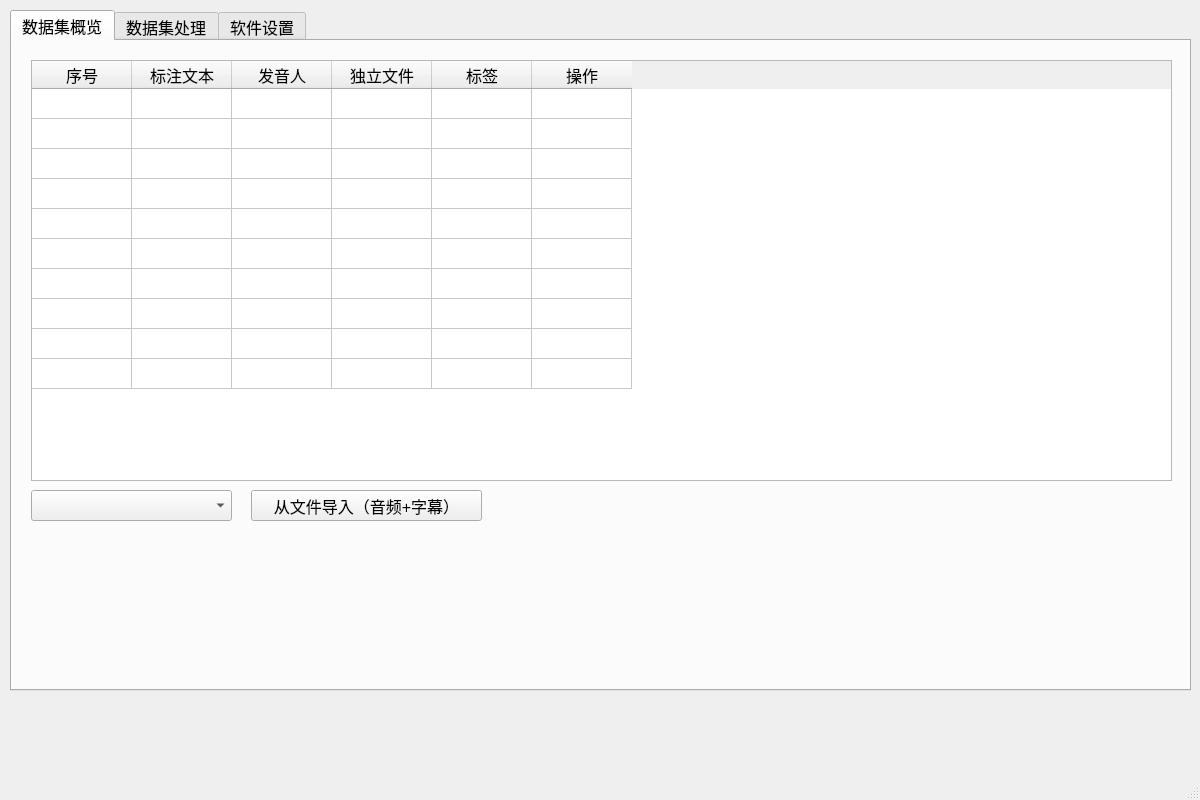
<?xml version="1.0" encoding="UTF-8"?>
<ui version="4.0">
 <class>DatasetMainWindow</class>
 <widget class="QMainWindow" name="DatasetMainWindow">
  <property name="geometry">
   <rect>
    <x>0</x>
    <y>0</y>
    <width>1200</width>
    <height>800</height>
   </rect>
  </property>
  <property name="minimumSize">
   <size>
    <width>1200</width>
    <height>800</height>
   </size>
  </property>
  <property name="maximumSize">
   <size>
    <width>1200</width>
    <height>800</height>
   </size>
  </property>
  <property name="windowTitle">
   <string>数据集</string>
  </property>
  <widget class="QWidget" name="centralwidget">
   <widget class="QTabWidget" name="tabWidget">
    <property name="geometry">
     <rect>
      <x>10</x>
      <y>10</y>
      <width>1181</width>
      <height>681</height>
     </rect>
    </property>
    <property name="font">
     <font>
      <pointsize>12</pointsize>
     </font>
    </property>
    <property name="currentIndex">
     <number>0</number>
    </property>
    <widget class="QWidget" name="tab">
     <attribute name="title">
      <string>数据集概览</string>
     </attribute>
     <layout class="QVBoxLayout" name="verticalLayout_2">
      <item>
       <widget class="QWidget" name="widget_2" native="true">
        <widget class="QTableWidget" name="tableWidget">
         <property name="geometry">
          <rect>
           <x>10</x>
           <y>10</y>
           <width>1141</width>
           <height>421</height>
          </rect>
         </property>
         <property name="font">
          <font>
           <pointsize>12</pointsize>
          </font>
         </property>
         <property name="editTriggers">
          <set>QAbstractItemView::NoEditTriggers</set>
         </property>
         <attribute name="verticalHeaderVisible">
          <bool>false</bool>
         </attribute>
         <attribute name="verticalHeaderMinimumSectionSize">
          <number>20</number>
         </attribute>
         <row>
          <property name="text">
           <string>新建行</string>
          </property>
         </row>
         <row>
          <property name="text">
           <string>新建行</string>
          </property>
         </row>
         <row>
          <property name="text">
           <string>新建行</string>
          </property>
         </row>
         <row>
          <property name="text">
           <string>新建行</string>
          </property>
         </row>
         <row>
          <property name="text">
           <string>新建行</string>
          </property>
         </row>
         <row>
          <property name="text">
           <string>新建行</string>
          </property>
         </row>
         <row>
          <property name="text">
           <string>新建行</string>
          </property>
         </row>
         <row>
          <property name="text">
           <string>新建行</string>
          </property>
         </row>
         <row>
          <property name="text">
           <string>新建行</string>
          </property>
         </row>
         <row>
          <property name="text">
           <string>新建行</string>
          </property>
         </row>
         <column>
          <property name="text">
           <string>序号</string>
          </property>
         </column>
         <column>
          <property name="text">
           <string>标注文本</string>
          </property>
         </column>
         <column>
          <property name="text">
           <string>发音人</string>
          </property>
         </column>
         <column>
          <property name="text">
           <string>独立文件</string>
          </property>
         </column>
         <column>
          <property name="text">
           <string>标签</string>
          </property>
         </column>
         <column>
          <property name="text">
           <string>操作</string>
          </property>
         </column>
        </widget>
        <widget class="QComboBox" name="comboBox">
         <property name="geometry">
          <rect>
           <x>10</x>
           <y>440</y>
           <width>201</width>
           <height>31</height>
          </rect>
         </property>
         <property name="font">
          <font>
           <pointsize>10</pointsize>
          </font>
         </property>
        </widget>
        <widget class="QPushButton" name="pushButton_add_wav_srt">
         <property name="geometry">
          <rect>
           <x>230</x>
           <y>440</y>
           <width>231</width>
           <height>31</height>
          </rect>
         </property>
         <property name="text">
          <string>从文件导入（音频+字幕）</string>
         </property>
        </widget>
       </widget>
      </item>
     </layout>
    </widget>
    <widget class="QWidget" name="tab_2">
     <attribute name="title">
      <string>数据集处理</string>
     </attribute>
     <layout class="QVBoxLayout" name="verticalLayout">
      <item>
       <widget class="QWidget" name="widget" native="true"/>
      </item>
     </layout>
    </widget>
    <widget class="QWidget" name="tab_3">
     <attribute name="title">
      <string>软件设置</string>
     </attribute>
     <widget class="QLabel" name="label">
      <property name="geometry">
       <rect>
        <x>20</x>
        <y>10</y>
        <width>271</width>
        <height>21</height>
       </rect>
      </property>
      <property name="font">
       <font>
        <pointsize>12</pointsize>
       </font>
      </property>
      <property name="text">
       <string>注意：本页设置在本工作区下通用</string>
      </property>
     </widget>
     <widget class="QTabWidget" name="tabWidget_2">
      <property name="geometry">
       <rect>
        <x>20</x>
        <y>50</y>
        <width>1141</width>
        <height>601</height>
       </rect>
      </property>
      <property name="currentIndex">
       <number>0</number>
      </property>
      <widget class="QWidget" name="tab_4">
       <attribute name="title">
        <string>授权管理</string>
       </attribute>
       <widget class="QGroupBox" name="groupBox">
        <property name="geometry">
         <rect>
          <x>10</x>
          <y>10</y>
          <width>1111</width>
          <height>271</height>
         </rect>
        </property>
        <property name="title">
         <string>标贝</string>
        </property>
        <widget class="QTableWidget" name="tableWidget_biaobei">
         <property name="geometry">
          <rect>
           <x>20</x>
           <y>20</y>
           <width>961</width>
           <height>231</height>
          </rect>
         </property>
         <column>
          <property name="text">
           <string>id</string>
          </property>
         </column>
         <column>
          <property name="text">
           <string>名称</string>
          </property>
         </column>
         <column>
          <property name="text">
           <string>APPID</string>
          </property>
         </column>
         <column>
          <property name="text">
           <string>APISecret（client_secret）</string>
          </property>
         </column>
         <column>
          <property name="text">
           <string>APIKey（client_id）</string>
          </property>
         </column>
        </widget>
        <widget class="QPushButton" name="pushButton_add_biaobei">
         <property name="geometry">
          <rect>
           <x>990</x>
           <y>20</y>
           <width>111</width>
           <height>41</height>
          </rect>
         </property>
         <property name="text">
          <string>添加</string>
         </property>
        </widget>
       </widget>
       <widget class="QGroupBox" name="groupBox_2">
        <property name="geometry">
         <rect>
          <x>10</x>
          <y>290</y>
          <width>1111</width>
          <height>271</height>
         </rect>
        </property>
        <property name="title">
         <string>讯飞</string>
        </property>
        <widget class="QPushButton" name="pushButton_add_xunfei">
         <property name="geometry">
          <rect>
           <x>990</x>
           <y>20</y>
           <width>111</width>
           <height>41</height>
          </rect>
         </property>
         <property name="text">
          <string>添加</string>
         </property>
        </widget>
        <widget class="QTableWidget" name="tableWidget_xunfei">
         <property name="geometry">
          <rect>
           <x>20</x>
           <y>20</y>
           <width>961</width>
           <height>231</height>
          </rect>
         </property>
         <column>
          <property name="text">
           <string>id</string>
          </property>
         </column>
         <column>
          <property name="text">
           <string>名称</string>
          </property>
         </column>
         <column>
          <property name="text">
           <string>APPID</string>
          </property>
         </column>
         <column>
          <property name="text">
           <string>APISecret（client_secret）</string>
          </property>
         </column>
         <column>
          <property name="text">
           <string>APIKey（client_id）</string>
          </property>
         </column>
        </widget>
       </widget>
      </widget>
      <widget class="QWidget" name="tab_5">
       <attribute name="title">
        <string>全局设置</string>
       </attribute>
      </widget>
     </widget>
    </widget>
   </widget>
  </widget>
  <widget class="QMenuBar" name="menubar">
   <property name="geometry">
    <rect>
     <x>0</x>
     <y>0</y>
     <width>1200</width>
     <height>22</height>
    </rect>
   </property>
  </widget>
  <widget class="QStatusBar" name="statusbar"/>
 </widget>
 <resources/>
 <connections/>
</ui>
